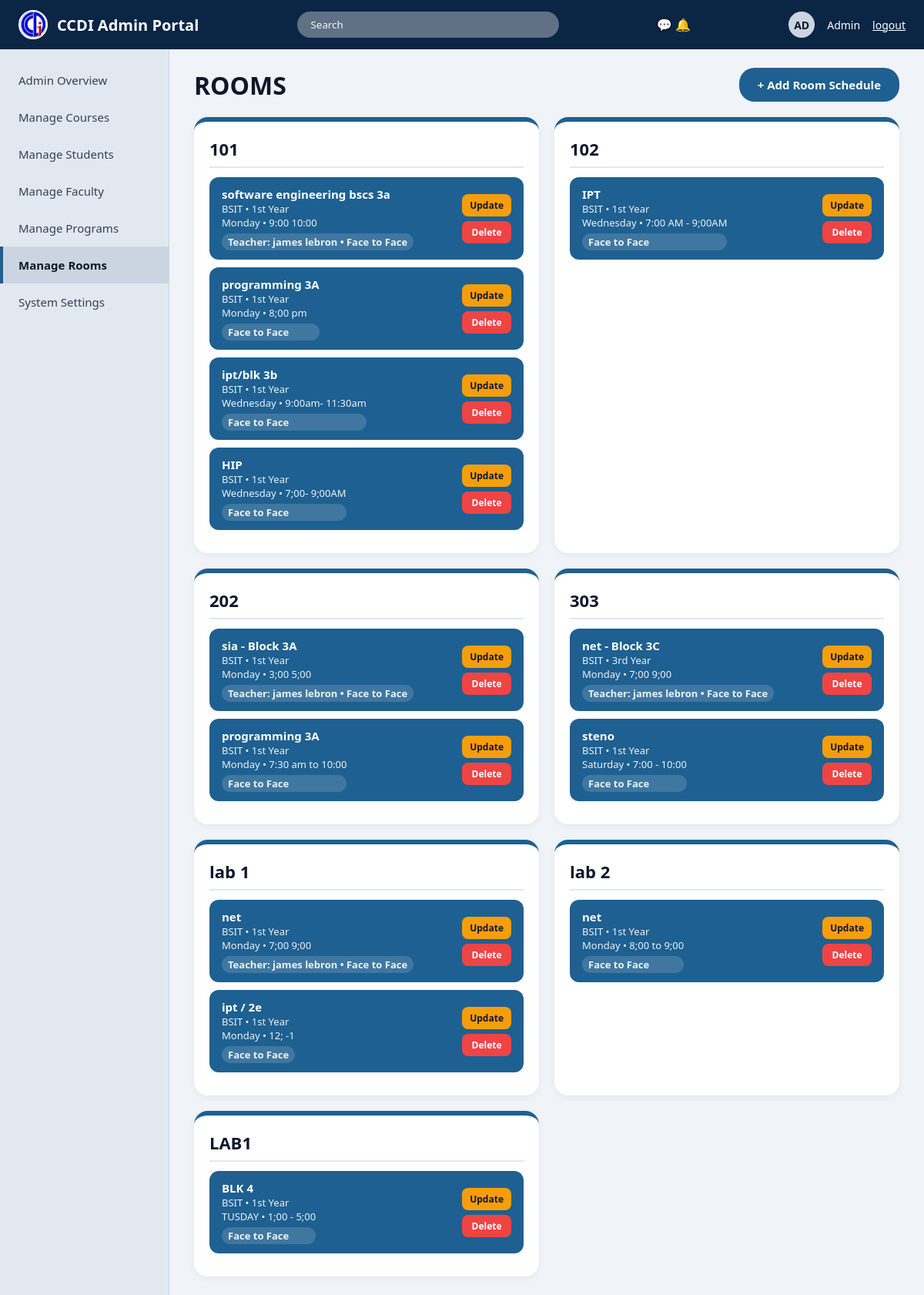
Screenshot of /admin_rooms.php (signed in) with the database file from the repository.
### tables this page shows
CREATE TABLE `room_schedules` (
  `id` int(11) NOT NULL AUTO_INCREMENT,
  `teacher_id` int(11) DEFAULT NULL,
  `room_name` varchar(50) NOT NULL,
  `day_of_week` varchar(20) DEFAULT 'Monday',
  `program_code` varchar(30) DEFAULT 'BSIT',
  `year_level` varchar(30) DEFAULT '1st Year',
  `subject_name` varchar(120) DEFAULT NULL,
  `block_name` varchar(60) DEFAULT NULL,
  `subject_block` varchar(100) NOT NULL,
  `time_slot` varchar(50) NOT NULL,
  `session_mode` varchar(30) DEFAULT 'Face to Face',
  PRIMARY KEY (`id`)
);

### admin_rooms.php (the view, shortened to what this page needs)
<?php
include 'db.php';
$admin_id = intval($_SESSION['user_id'] ?? $_SESSION['id'] ?? 0);
$u_pic_q = @$conn->query("SELECT profile_pic FROM users WHERE id = {$admin_id} LIMIT 1");
$u_pic_row = ($u_pic_q && $u_pic_q->num_rows > 0) ? $u_pic_q->fetch_assoc() : [];
$avatar_pic = trim((string)($u_pic_row['profile_pic'] ?? $_SESSION['profile_pic'] ?? ''));
$has_avatar_pic = ($avatar_pic !== '' && file_exists(__DIR__ . '/' . $avatar_pic));
$conn->query("CREATE TABLE IF NOT EXISTS room_schedules (
    id INT AUTO_INCREMENT PRIMARY KEY,
    teacher_id INT NULL,
    room_name VARCHAR(100),
    day_of_week VARCHAR(30),
    program_code VARCHAR(30) DEFAULT 'BSIT',
    year_level VARCHAR(30) DEFAULT '1st Year',
    subject_name VARCHAR(120),
    block_name VARCHAR(60),
    subject_block VARCHAR(180),
    time_slot VARCHAR(100),
    session_mode VARCHAR(30) DEFAULT 'Face to Face'
)");
function normalizeYearLabel(string $rawYear): string {
    $y = strtolower(trim($rawYear));
    if (strpos($y, '1') !== false || strpos($y, 'first') !== false) {
        return '1st Year';
    }
    if (strpos($y, '3') !== false || strpos($y, 'third') !== false) {
        return '3rd Year';
    }
    return trim($rawYear);
}
$teachers_map = [];
$t_query = $conn->query("SELECT * FROM users WHERE LOWER(role) = 'teacher' ORDER BY id ASC");
if ($t_query) {
    while ($tr = $t_query->fetch_assoc()) {
        $tid = (int)$tr['id'];
        $tlabel = trim((string)($tr['full_name'] ?? $tr['name'] ?? $tr['username'] ?? 'Teacher'));
        $teachers_map[$tid] = $tlabel;
    }
}
$rooms_query = $conn->query("SELECT DISTINCT room_name FROM room_schedules WHERE room_name IS NOT NULL AND room_name != '' ORDER BY room_name ASC");
?>
<!DOCTYPE html>
<html lang="en">
<head>
    <link rel="stylesheet" href="style.css">
</head>
<body>
    <header class="topbar" style="background-color: #0b2545;">
        <div class="brand">
            <div class="brand-logo"><img src="logo.jpg" alt="Logo" style="width:100%; height:100%; object-fit:cover;"></div>
            <span>CCDI Admin Portal</span>
        </div>
        <input type="text" class="search-bar" placeholder="Search">
        <span>&#128172; &#128276;</span>
        <div class="user-menu">
        <div class="user-avatar" style="overflow:hidden; padding:0; display:flex; align-items:center; justify-content:center;">
         <?php if ($has_avatar_pic): ?>
         <img src="<?php echo htmlspecialchars($avatar_pic); ?>" alt="Admin Profile" style="width:100%; height:100%; object-fit:cover; display:block;">
         <?php else: ?>
          AD
          <?php endif; ?>
        </div>
            <span>Admin</span>
            <a href="logout.php" class="logout-link">logout</a>
        </div>
    </header>
    <nav class="sidebar">
        <a href="admin_dashboard.php">Admin Overview</a>
        <a href="admin_courses.php">Manage Courses</a>
        <a href="admin_students.php">Manage Students</a>
        <a href="admin_faculty.php">Manage Faculty</a>
        <a href="admin_program.php">Manage Programs</a>
        <a href="admin_rooms.php" class="active">Manage Rooms</a>
        <a href="admin_settings.php">System Settings</a>
    </nav>
    <main class="main-wrapper">
        <div class="page-header" style="display:flex; justify-content:space-between; align-items:center;">
            <h1 style="font-size: 32px; font-weight: 800;">ROOMS</h1>
            <button type="button" onclick="document.getElementById('addRoomModal').style.display='flex'" style="background:#1e6091; color:white; border:none; padding:12px 24px; border-radius:20px; font-weight:700; cursor:pointer; font-size:15px;">
                + Add Room Schedule
            </button>
        </div>
        <div class="room-cards-grid">
            <?php if ($rooms_query && $rooms_query->num_rows > 0): ?>
                <?php while ($rm = $rooms_query->fetch_assoc()):
                    $current_room = $rm['room_name'];
                    $safe_room = $conn->real_escape_string($current_room);
                    $scheds = $conn->query("SELECT * FROM room_schedules WHERE room_name='$safe_room' ORDER BY id DESC");
                ?>
                    <div class="room-card">
                        <h3><?php echo htmlspecialchars($current_room); ?></h3>
                        <?php while ($sc = $scheds->fetch_assoc()):
                            $sc_id   = (int)$sc['id'];
                            $sc_tid  = (int)($sc['teacher_id'] ?? 0);
                            $sc_tname = $teachers_map[$sc_tid] ?? '';
                            $sc_prog = strtoupper(trim((string)($sc['program_code'] ?? 'BSIT')));
                            $sc_year = normalizeYearLabel((string)($sc['year_level'] ?? '1st Year'));
                            $sc_sub  = trim((string)($sc['subject_name'] ?? ''));
                            $sc_blk  = trim((string)($sc['block_name'] ?? ''));
                            $sc_sb_raw = trim((string)($sc['subject_block'] ?? ''));
                            $clean_sc_blk = preg_replace('/^block\s+/i', '', $sc_blk);
                            $display_sub_blk = $clean_sc_blk !== ''
                                ? ($sc_sub . ' - Block ' . $clean_sc_blk)
                                : ($sc_sb_raw !== '' ? $sc_sb_raw : $sc_sub);
                            $sc_mode = trim((string)($sc['session_mode'] ?? 'Face to Face'));
                        ?>
                            <div class="sched-item">
                                <div class="sched-info">
                                    <strong><?php echo htmlspecialchars($display_sub_blk); ?></strong>
                                    <span><?php echo htmlspecialchars($sc_prog . ' • ' . $sc_year); ?></span>
                                    <span><?php echo htmlspecialchars($sc['day_of_week']); ?> &bull; <?php echo htmlspecialchars($sc['time_slot']); ?></span>
                                    <?php if ($sc_tname !== ''): ?>
                                        <span class="sched-teacher-tag">Teacher: <?php echo htmlspecialchars($sc_tname); ?> &bull; <?php echo htmlspecialchars($sc_mode); ?></span>
                                    <?php else: ?>
                                        <span class="sched-teacher-tag"><?php echo htmlspecialchars($sc_mode); ?></span>
                                    <?php endif; ?>
                                </div>
                                <div class="sched-actions">
                                    <button
                                        type="button"
                                        class="update-btn js-open-update-modal"
                                        data-id="<?php echo $sc_id; ?>"
                                        data-teacher-id="<?php echo $sc_tid; ?>"
                                        data-room="<?php echo htmlspecialchars($current_room, ENT_QUOTES); ?>"
                                        data-day="<?php echo htmlspecialchars((string)$sc['day_of_week'], ENT_QUOTES); ?>"
                                        data-program="<?php echo htmlspecialchars($sc_prog, ENT_QUOTES); ?>"
                                        data-year="<?php echo htmlspecialchars($sc_year, ENT_QUOTES); ?>"
                                        data-subject="<?php echo htmlspecialchars($sc_sub, ENT_QUOTES); ?>"
                                        data-block="<?php echo htmlspecialchars($clean_sc_blk, ENT_QUOTES); ?>"
                                        data-time="<?php echo htmlspecialchars((string)$sc['time_slot'], ENT_QUOTES); ?>"
                                        data-mode="<?php echo htmlspecialchars($sc_mode, ENT_QUOTES); ?>"
                                    >
                                        Update
                                    </button>
                                    <a href="admin_rooms.php?delete_id=<?php echo $sc_id; ?>" class="delete-btn" onclick="return confirm('Sigurado ka bang gusto mong burahin ang sched na ito?');">Delete</a>
                                </div>
                            </div>
                        <?php endwhile; ?>
                    </div>
                <?php endwhile; ?>
            <?php else: ?>
                <div class="panel-card" style="grid-column: 1 / -1; text-align:center; padding:40px;">
                    <p style="color:#64748b; font-size:16px; font-weight:600;">No room schedule has been saved yet. Click the<strong>+ Add Room Schedule</strong> at the top to add.</p>
                </div>
            <?php endif; ?>
        </div>
    </main>
</body>
</html>

### style.css (style rules this page uses)
.user-avatar { width: 36px; height: 36px; border-radius: 50%; overflow: hidden; flex-shrink: 0; }
* { box-sizing: border-box; margin: 0; padding: 0; font-family: 'Segoe UI', Tahoma, Geneva, Verdana, sans-serif; }
body { background-color: #f0f4f8; color: #1e293b; }
.topbar { background-color: #1e6091; color: white; height: 64px; padding: 0 24px; display: flex; align-items: center; justify-content: space-between; position: fixed; top: 0; left: 0; right: 0; z-index: 100; }
.brand { display: flex; align-items: center; gap: 12px; font-size: 20px; font-weight: 700; }
.brand-logo { width: 38px; height: 38px; border: 2px solid #ffffff; border-radius: 50%; overflow: hidden; display: flex; align-items: center; justify-content: center; }
.search-bar { background-color: rgba(255, 255, 255, 0.35); border-radius: 20px; padding: 8px 18px; width: 340px; border: none; color: white; outline: none; }
.search-bar::placeholder { color: #f1f5f9; }
.user-menu { display: flex; align-items: center; gap: 16px; font-size: 14px; }
.user-avatar { width: 34px; height: 34px; border-radius: 50%; background-color: #cbd5e1; color: #0f172a; display: flex; align-items: center; justify-content: center; font-weight: bold; }
.logout-link { color: white; text-decoration: underline; }
.sidebar { width: 220px; background-color: #e2e8f0; position: fixed; top: 64px; bottom: 0; left: 0; padding-top: 16px; border-right: 1px solid #cbd5e1; }
.sidebar a { display: flex; align-items: center; gap: 12px; padding: 14px 20px; color: #334155; text-decoration: none; font-size: 15px; font-weight: 500; border-left: 4px solid transparent; }
.sidebar a:hover, .sidebar a.active { background-color: #cbd5e1; color: #0f172a; font-weight: 600; border-left: 4px solid #1e6091; }
.main-wrapper { margin-left: 220px; margin-top: 64px; padding: 24px 32px; }
.page-header h1 { font-size: 24px; color: #0f172a; }
.room-card { background-color: #2b70c9; border-radius: 24px; padding: 20px 22px; color: #0f172a; }
.room-card h3 { font-size: 18px; font-weight: 800; margin-bottom: 10px; }

### admin_rooms.php (style rules this page uses)
.room-cards-grid { display: grid; grid-template-columns: repeat(auto-fill, minmax(340px, 1fr)); gap: 20px; margin-top: 20px; }
.room-card { background-color: #ffffff; border-radius: 18px; padding: 20px; box-shadow: 0 2px 10px rgba(0,0,0,0.06); border-top: 6px solid #1e6091; }
.room-card h3 { font-size: 22px; font-weight: 800; color: #0f172a; margin-bottom: 12px; border-bottom: 2px solid #e2e8f0; padding-bottom: 8px; }
.sched-item { background-color: #1e6091; color: #ffffff; padding: 12px 16px; border-radius: 12px; margin-bottom: 10px; display: flex; justify-content: space-between; align-items: center; gap: 10px; }
.sched-info strong { display: block; font-size: 15px; }
.sched-info span { display: block; font-size: 13px; opacity: 0.92; }
.sched-teacher-tag { display: inline-block; margin-top: 5px; background: rgba(255, 255, 255, 0.16); padding: 2px 8px; border-radius: 999px; font-size: 11px; font-weight: 700; }
.sched-actions { display: flex; flex-direction: column; gap: 6px; flex-shrink: 0; }
.update-btn { background: #f59e0b; color: #0f172a; border: none; padding: 6px 10px; border-radius: 8px; font-size: 12px; font-weight: 700; cursor: pointer; }
.delete-btn { background: #ef4444; color: white; border: none; padding: 6px 10px; border-radius: 8px; font-size: 12px; font-weight: 700; cursor: pointer; text-decoration: none; text-align: center; }

### rows the page displays
room_schedules: subject_block "software engineering bscs 3a", program_code+year_level "BSIT • 1st Year", day_of_week "Monday", time_slot "9:00 10:00", teacher "james lebron", session_mode "Face to Face"
room_schedules: subject_block "programming 3A", program_code+year_level "BSIT • 1st Year", day_of_week "Monday", time_slot "8;00 pm", session_mode "Face to Face"
room_schedules: subject_block "ipt/blk 3b", program_code+year_level "BSIT • 1st Year", day_of_week "Wednesday", time_slot "9:00am- 11:30am", session_mode "Face to Face"
room_schedules: subject_block "HIP", program_code+year_level "BSIT • 1st Year", day_of_week "Wednesday", time_slot "7;00- 9;00AM", session_mode "Face to Face"
room_schedules: subject_block "IPT", program_code+year_level "BSIT • 1st Year", day_of_week "Wednesday", time_slot "7:00 AM - 9;00AM", session_mode "Face to Face"
room_schedules: display_sub_blk "sia - Block 3A", program_code+year_level "BSIT • 1st Year", day_of_week "Monday", time_slot "3;00 5;00", teacher "james lebron", session_mode "Face to Face"
room_schedules: subject_block "programming 3A", program_code+year_level "BSIT • 1st Year", day_of_week "Monday", time_slot "7:30 am to 10:00", session_mode "Face to Face"
room_schedules: display_sub_blk "net - Block 3C", program_code+year_level "BSIT • 3rd Year", day_of_week "Monday", time_slot "7;00 9;00", teacher "james lebron", session_mode "Face to Face"
room_schedules: subject_block "steno", program_code+year_level "BSIT • 1st Year", day_of_week "Saturday", time_slot "7:00 - 10:00", session_mode "Face to Face"
room_schedules: subject_block "net", program_code+year_level "BSIT • 1st Year", day_of_week "Monday", time_slot "7;00 9;00", teacher "james lebron", session_mode "Face to Face"
room_schedules: subject_block "ipt / 2e", program_code+year_level "BSIT • 1st Year", day_of_week "Monday", time_slot "12; -1", session_mode "Face to Face"
room_schedules: subject_block "net", program_code+year_level "BSIT • 1st Year", day_of_week "Monday", time_slot "8;00 to 9;00", session_mode "Face to Face"
room_schedules: subject_block "BLK 4", program_code+year_level "BSIT • 1st Year", day_of_week "TUSDAY", time_slot "1;00 - 5;00", session_mode "Face to Face"

### other values shown
$current_room "101"
$current_room "102"
$current_room "202"
$current_room "303"
$current_room "lab 1"
$current_room "lab 2"
$current_room "LAB1"
